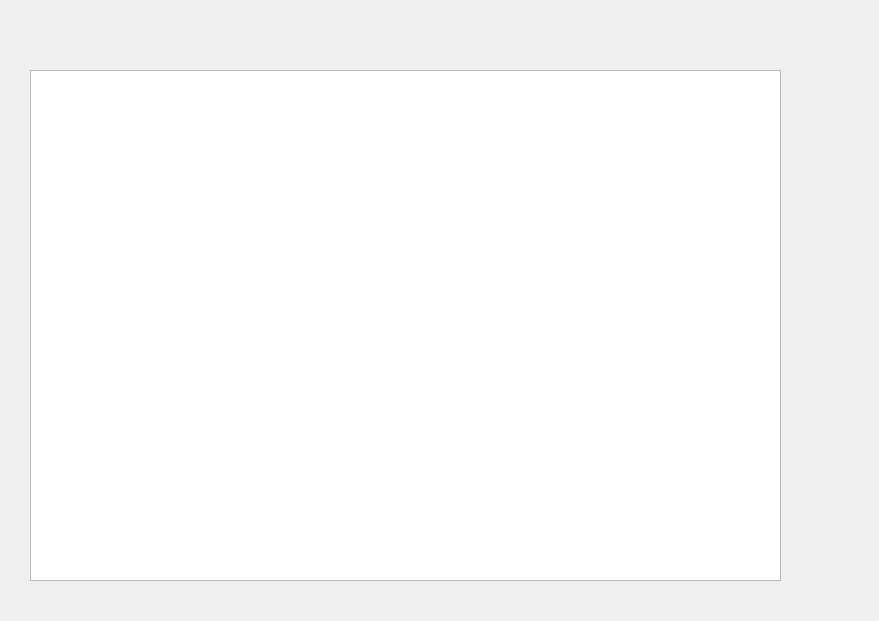
<?xml version="1.0" encoding="UTF-8"?>
<ui version="4.0">
 <class>HistoriaWindow</class>
 <widget class="QDialog" name="HistoriaWindow">
  <property name="geometry">
   <rect>
    <x>0</x>
    <y>0</y>
    <width>879</width>
    <height>621</height>
   </rect>
  </property>
  <property name="windowTitle">
   <string>Dialog</string>
  </property>
  <widget class="QTableWidget" name="tableWidget">
   <property name="geometry">
    <rect>
     <x>30</x>
     <y>70</y>
     <width>751</width>
     <height>511</height>
    </rect>
   </property>
  </widget>
 </widget>
 <resources/>
 <connections/>
</ui>
